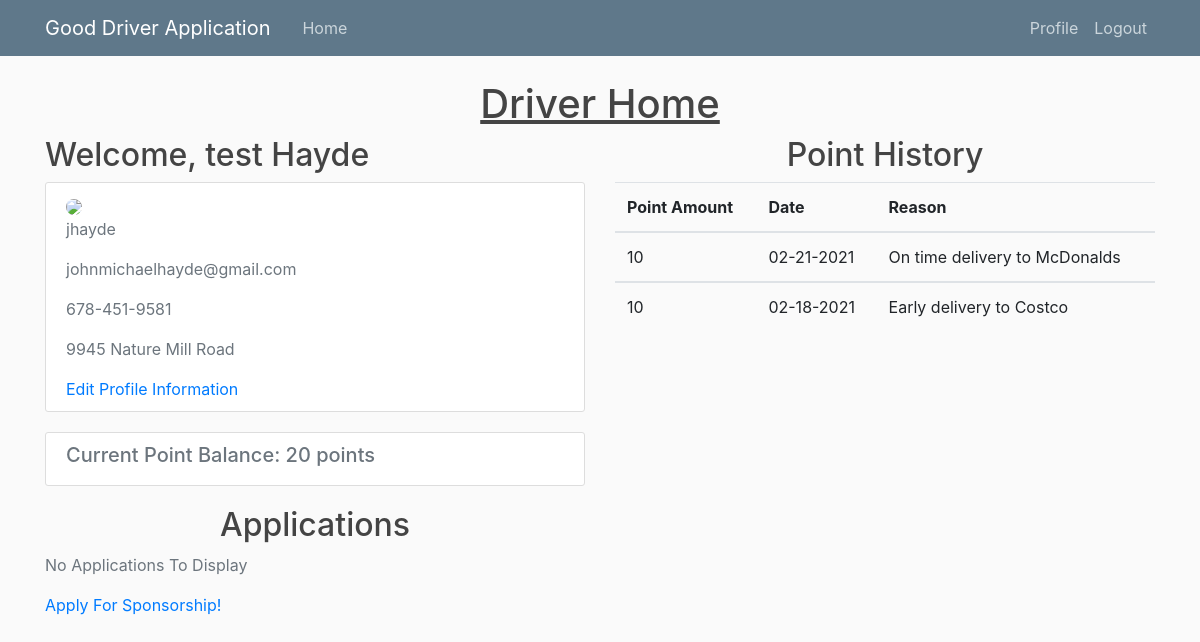
/driver_home/ (signed in), run on an earlier commit of the app's database.
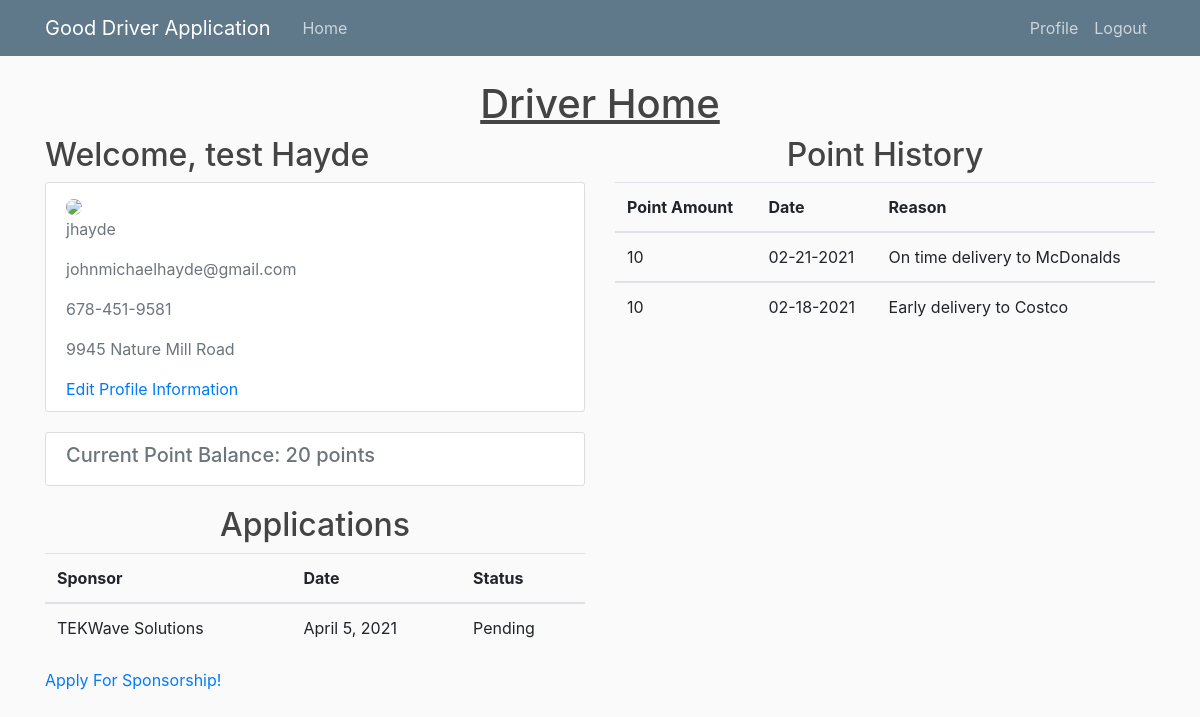
And on a later commit of the database.
### users/models.py (models this page shows)
class PointHist(models.Model):
	username = models.CharField(max_length=30)
	sponsor_username = models.CharField(max_length=30)
	date = models.CharField(max_length=30)
	points = models.IntegerField(default=0)
	reason = models.CharField(max_length=300)

class Application(models.Model):
	driver = models.CharField(max_length=30)
	sponsor = models.CharField(max_length=30)
	sponsor_company = models.CharField(max_length=30, default="")
	date = models.DateField(auto_now_add=True)
	status = models.CharField(max_length=10)

### portal/views.py (the view)
# urls.py: path('driver_home/', views.driver_home, name='driver-home'),
def driver_home(request):
	user = request.user
	driver = Driver.objects.get(username=user.username)
	try:
		point_hist = PointHist.objects.filter(username=user.username)
	except PointHist.DoesNotExist:
		point_hist = None
	try:
		applications = Application.objects.filter(driver=user.username)
	except Application.DoesNotExist:
		applications = None
	data = {
	'points' : driver.points,
	'point_hist' : point_hist,
	'first_name' : driver.first_name,
	'last_name' : driver.last_name,
	'phone_num' : driver.phone_num,
	'address' : driver.address,
	'profile_photo' : driver.profile_photo.url,
	'applications' : applications,
	'sponsor' : driver.sponsor
	}
	return render(request, 'portal/driver_home.html', data)

### portal/templates/portal/driver_home.html
{% extends "portal/base.html" %}
{% load static %}
{% block content %}
	<div class="row">
		<div class="col-md-12 d-flex justify-content-center">
			<h1 style="text-decoration: underline;">Driver Home</h1>
		</div>
	</div>
	<div class="row">
		<div class="col-md-6">
			<h2 class="account-heading">Welcome, {{ first_name }} {{ last_name }}</h2>
			<div class="content-section">
				<div class="media-body">
					<img class="rounded-circle account-img" width="70%" height="auto" src="{{ profile_photo }}">
					<p class="text-secondary">{{ user.username }}</p>
					<p class="text-secondary">{{ user.email }}</p>
					<p class="text-secondary">{{ phone_num }}</p>
					<p class="text-secondary">{{ address }}</p>
					<a href="{% url 'update-info' %}">Edit Profile Information</a>
				</div>
			</div>
			<div class="content-section">
				<div class="media-heading">
					<h5 class="text-secondary">Current Point Balance: {{ points }} points</h5>
				</div>
			</div>
		</div>
		<div class="col-md-6">
			<h2 class="media-heading d-flex justify-content-center">Point History</h2>
			{% if point_hist %}
				<table class="table">
					<tr>
						<th scope="col">Point Amount</th>
						<th scope="col">Date</th>
						<th scope="col">Reason</th>
					</tr>
					{% for item in point_hist reversed %}
						<tbody>
							<tr>
								<td>{{ item.points }}</td>
								<td>{{ item.date }}</td>
								<td>{{ item.reason }}</td>
							</tr>
						</tbody>
					{% endfor %}
				</table>
			{% else %}
				<p class="text-secondary">No Point History To Display</p>
			{% endif %}
		</div>
		<div class="col-md-6">
			<h2 class="media-heading d-flex justify-content-center">Applications</h2>
			{% if applications %}
				<table class="table">
					<tr>
						<th scope="col">Sponsor</th>
						<th scope="col">Date</th>
						<th scope="col">Status</th>
					</tr>
					{% for item in applications reversed %}
						<tbody>
							<tr>
								<td>{{ item.sponsor_company }}</td>
								<td>{{ item.date }}</td>
								<td>{{ item.status }}</td>
							</tr>
						</tbody>
					{% endfor %}
				</table>
			{% else %}
				<p class="text-secondary">No Applications To Display</p>
			{% endif %}
			<a href="{% url 'apply' %}">Apply For Sponsorship!</a>
		</div>
	</div>
{% endblock content%}

What changed in the data, as far as the page shows it:
added Application: sponsor_company "TEKWave Solutions", date "April 5, 2021", status "Pending"
Also different on the page:
text no longer shown: "No Applications To Display"
text now shown: "Sponsor Date Status"
